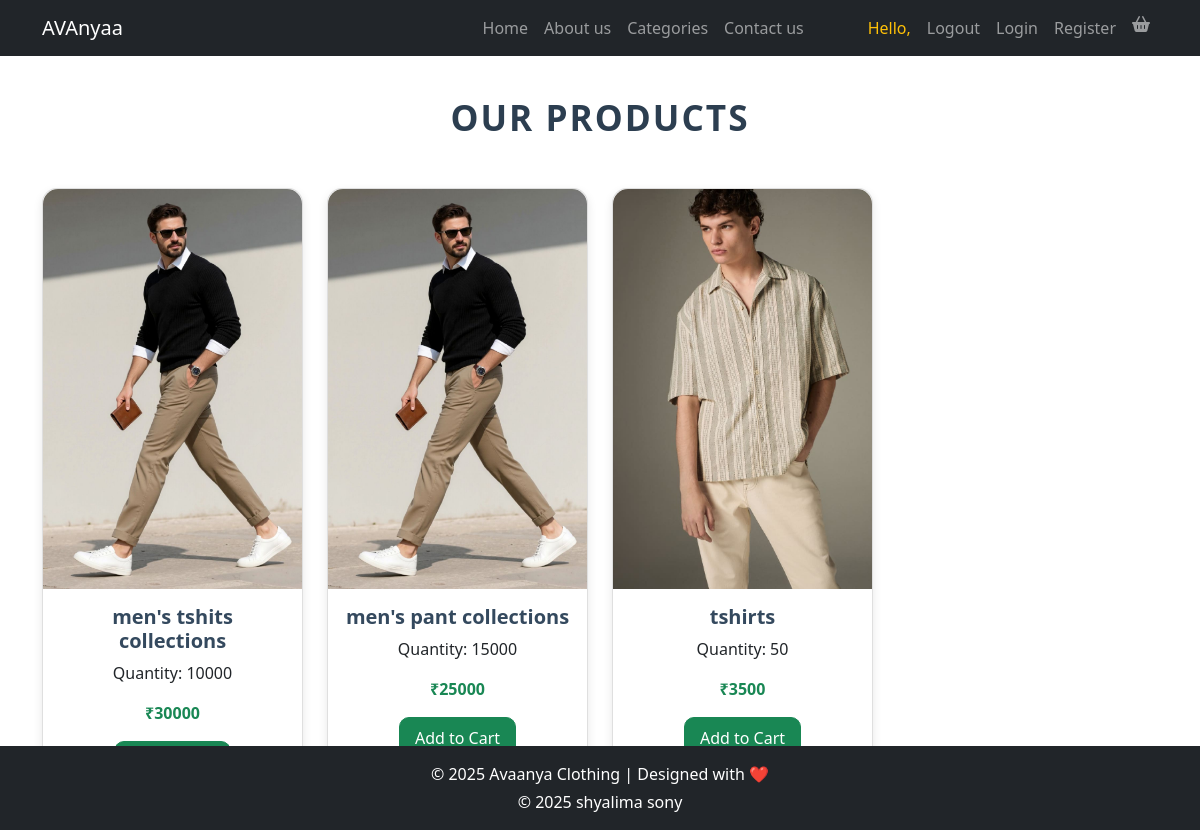
The page /product/13/ on the database its author committed.
### backend/models.py (models this page shows)
class protable(models.Model):
    category = models.ForeignKey(pro_category, on_delete=models.CASCADE)
    pro_name=models.CharField(max_length=50)
    qty=models.IntegerField()
    price = models.IntegerField()
    p_image=models.ImageField(upload_to="product_image")

### frontend/views.py (the view)
# urls.py: path('product/<int:cat_id>/', product, name='product'),
def product(request, cat_id):
    category = get_object_or_404(pro_category, id=cat_id)
    products = protable.objects.filter(category=category)
    return render(request, "product.html", {"category": category, "products": products})

### frontend/context_processors.py (called while the page is built)
def cart_count(request):
    if request.user.is_authenticated:
        count = Cart.objects.filter(user=request.user).count()
    else:
        count = 0
    return {'cart_count': count}

### frontend/templates/product.html (shortened to what this page needs)
{% extends 'index.html' %}
{% block content %}
<h1 class="product-heading">Our Products</h1>
<div class="container">
  <div class="row">
    {% for i in products %}
      <div class="col-lg-3 col-md-4 col-sm-6 d-flex justify-content-center">
        <div class="card" style="width: 18rem;">
          <img src="{{ i.p_image.url }}" class="card-img-top" alt="{{ i.pro_name }}">
          <div class="card-body text-center">
            <h5 class="card-title">{{ i.pro_name }}</h5>
            <p class="card-text">Quantity: {{ i.qty }}</p>
            <p class="card-text text-success fw-bold">₹{{ i.price }}</p>
            <a href="{% url 'add_to_cart' i.id %}" class="btn btn-success">Add to Cart</a>
          </div>
        </div>
      </div>
    {% endfor %}
  </div>
</div>
{% endblock %}

### frontend/templates/product.html (style rules this page uses)
h1.product-heading { text-align: center; font-size: 2.2rem; font-weight: 700; color: #2c3e50; margin: 40px 0 50px 0; text-transform: uppercase; letter-spacing: 2px; }
.card { margin-bottom: 30px; box-shadow: 0 4px 10px rgba(0, 0, 0, 0.1); transition: transform 0.2s ease, box-shadow 0.2s ease; border-radius: 15px; }
.card img { height: 400px; object-fit: cover; border-top-left-radius: 15px; border-top-right-radius: 15px; }
.card-title { font-weight: 600; color: #34495e; }
.btn-success { border-radius: 10px; padding: 8px 15px; }

### rows shown on the page
protable: p_image (picture), pro_name "men's tshits collections", qty "10000", price "30000"
protable: p_image (picture), pro_name "men's pant collections", qty "15000", price "25000"
protable: p_image (picture), pro_name "tshirts", qty "50", price "3500"
